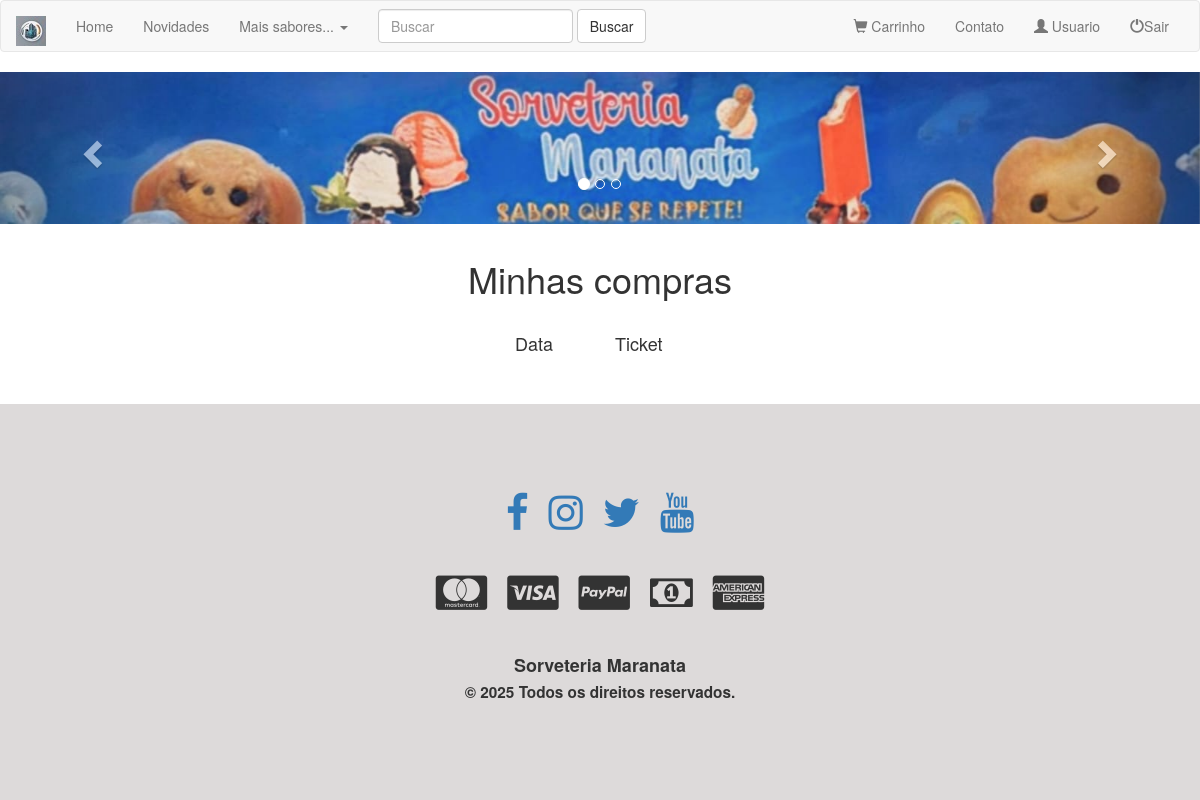
The page /areaUser.php (signed in) on the database as committed earlier.
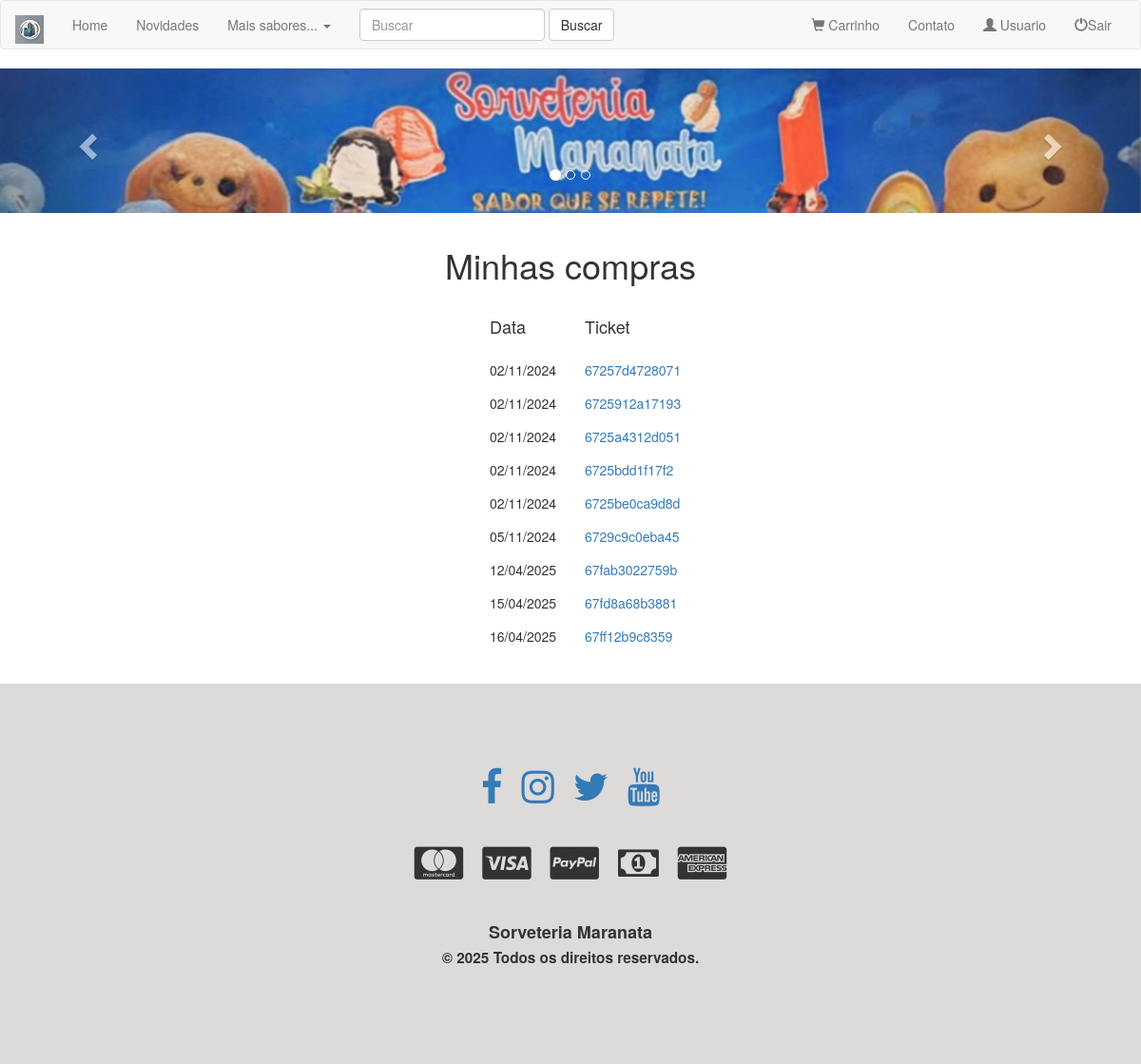
The same page on the database as committed later.
### tables this page shows
CREATE TABLE `usuarios` (
  `id_user` int(11) NOT NULL,
  `nome` varchar(60) NOT NULL,
  `sobrenome` varchar(60) NOT NULL,
  `email` varchar(60) NOT NULL,
  `senha` varchar(15) NOT NULL,
  `adm` tinyint(1) NOT NULL,
  `endereco` text NOT NULL,
  `numero` varchar(11) NOT NULL,
  `cidade` varchar(50) NOT NULL,
  `cep` varchar(9) NOT NULL
);

CREATE TABLE `vendas` (
  `id_venda` int(11) NOT NULL,
  `ticket` varchar(15) NOT NULL,
  `id_comprador` int(11) NOT NULL,
  `id_produto` int(11) NOT NULL,
  `quantidade` int(11) NOT NULL,
  `data` date NOT NULL,
  `valor` decimal(15,2) NOT NULL
);

### areaUser.php (the view, shortened to what this page needs)
<!doctype html>
<html lang="pt-br">
<head>
	<link rel="stylesheet" href="https://maxcdn.bootstrapcdn.com/bootstrap/3.3.7/css/bootstrap.min.css">
	<link rel="stylesheet" href="https://maxcdn.bootstrapcdn.com/font-awesome/4.7.0/css/font-awesome.min.css">
</head>
<body>
	<?php
	include 'conexao.php';
	include 'nav.php';
	$id_user = $_SESSION['id'];
	$consultaVenda = $conexao->query("SELECT * FROM vendas
	WHERE id_comprador='$id_user' GROUP BY ticket");
	?>
<div class="container-fluid">
	<div class="row" style="margin-block-start: 15px;">
	<h1 class="text-center">Minhas compras</h1>
    </div>
	<div class="row" style="margin-block-start: 15px;">
		<div class="col-sm-1 col-sm-offset-5"><h4>Data</h4></div>
		<div class="col-sm-2"><h4>Ticket</h4></div>
	</div>
	<?php
	while ($exibeVenda=$consultaVenda->fetch(PDO::FETCH_ASSOC)){
		?>
<div class="row" style="margin-block-start: 15px;">
		<div class="col-sm-1 col-sm-offset-5"><?php echo date('d/m/Y',strtotime($exibeVenda['data']))
		; ?> </div>
		<div class="col-sm-2"><a href="ticket.php?ticket=<?php echo $exibeVenda['ticket'];?>">
		<?php echo $exibeVenda['ticket']; ?></a></div>
	</div>
	<?php } ?>
</div>
</body>
</html>

### nav.php (shortened to what this page needs)
<nav class="navbar navbar-default">
        <div class="container-fluid">
             <div class="navbar-header">
                  <a class="navbar-brand" href="index.php"><img src="images/icon.jpg"></a>
             </div>
             <div class="collapse navbar-collapse" id="bs-example-navbar-collapse-1">
                  <ul class="nav navbar-nav">
                      <li><a href="index.php">Home <span class="sr-only">(current)</span></a>
                      </li>
                      <li><a href="#">Novidades</a>
                      </li>
                      <li class="dropdown">
                          <a href="#" class="dropdown-toggle"data-toggle="dropdown" role="button" aria-expanded="false">Mais sabores... <span class="caret"></span></a>
                         </li>
                  </ul>
                  <form method="get" action="busca.php" class="navbar-form navbar-left" role="search">
                       <div class="form-group">
                           <input type="text" class="form-control" name="busca" placeholder="Buscar">
                      </div>
                           <button type="submit" class="btn btn-default">Buscar</button>
                        </form>
                  <ul class="nav navbar-nav navbar-right">
                  <li>
                    <a href="carrinho.php"><span class="glyphicon glyphicon-shopping-cart"></span> Carrinho</a>
                  </li>
                     <li><a href="formContato.php">Contato</a>
                     </li>
                      <?php
                          if(empty($_SESSION['id'])){
                      ?>
                     <li><a href="formLogon.php"> <span class="glyphicon glyphicon-log-in"></span> Logon</a></li>
                       <?php
                            }  else {
                               if ($_SESSION['adm']==0){
                             $consulta_user=$conexao->query("SELECT nome FROM usuarios WHERE id_user='$_SESSION[id]'");
                             $exibe_user=$consulta_user->fetch(PDO::FETCH_ASSOC);
                          ?>
                          <li><a href="areaUser.php"><span class="glyphicon glyphicon-user"></span> <?php echo $exibe_user['nome'];?> </a></li>
                          <li><a href="sair.php"><span class="glyphicon glyphicon-off"></span>Sair</a></li>
                           <?php } else {  ?>
                                  <li><a href="adm.php"><button class="btn btn-sm btn-danger">Adm</button></a></li>
                          <li><a href="sair.php"><span class="glyphicon glyphicon-off"></span>Sair</a></li>
                          <?php }
                            }
                            ?>
                          </ul>
             </div>
        </div>
        </nav>

### areaUser.php (style rules this page uses)
.navbar { margin-block-end: 0; }

Rows that differ between the two databases and show on the page:
added vendas: data "02/11/2024", ticket "67257d4728071"
added vendas: data "02/11/2024", ticket "6725912a17193"
added vendas: data "02/11/2024", ticket "6725a4312d051"
added vendas: data "02/11/2024", ticket "6725bdd1f17f2"
added vendas: data "02/11/2024", ticket "6725be0ca9d8d"
added vendas: data "05/11/2024", ticket "6729c9c0eba45"
added vendas: data "12/04/2025", ticket "67fab3022759b"
added vendas: data "15/04/2025", ticket "67fd8a68b3881"
added vendas: data "16/04/2025", ticket "67ff12b9c8359"
